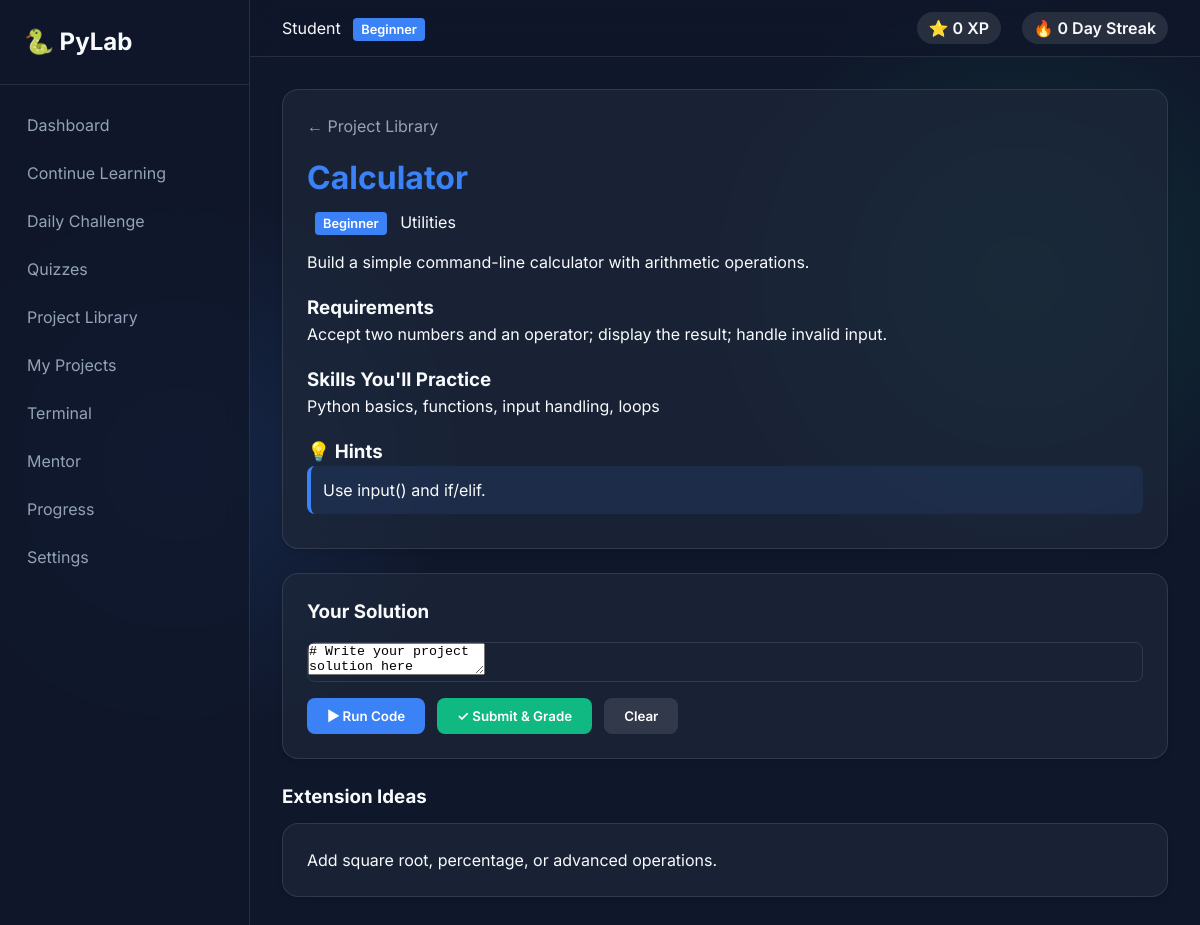
/project/calculator, run on the app's committed database.
### tables this page shows
CREATE TABLE projects (
                id INTEGER PRIMARY KEY AUTOINCREMENT,
                slug TEXT UNIQUE,
                name TEXT,
                difficulty TEXT,
                category TEXT,
                description TEXT,
                skills TEXT,
                requirements TEXT,
                learning_objectives TEXT,
                hints TEXT,
                test_cases TEXT,
                extension_ideas TEXT,
                expected_behavior TEXT,
                solution TEXT
            );

### routes/projects.py (the view)
@projects_bp.route("/project/<slug>", methods=["GET", "POST"])
def project_detail(slug):
    conn = get_connection()
    try:
        project = conn.execute("SELECT * FROM projects WHERE slug = ?", (slug,)).fetchone()
    finally:
        conn.close()
    if not project:
        return "Project not found", 404
    result = None
    execution = None
    if request.method == "POST":
        code = request.form.get("code", "")
        result = evaluate_project(project, code)
        execution = run_python_code(code)
    return render_template("project_detail.html", project=project, result=result, execution=execution)

### database/database.py (called while the page is built)
def get_connection():
    DB_PATH.parent.mkdir(parents=True, exist_ok=True)
    conn = sqlite3.connect(DB_PATH)
    conn.row_factory = sqlite3.Row
    return conn

### templates/project_detail.html (shortened to what this page needs)
{% extends 'base.html' %}
{% block content %}
<link rel="stylesheet" href="https://cdnjs.cloudflare.com/ajax/libs/codemirror/5.65.13/codemirror.min.css">
<link rel="stylesheet" href="https://cdnjs.cloudflare.com/ajax/libs/codemirror/5.65.13/theme/dracula.min.css">
<div class="project-layout">
    <div class="glass-panel info-section">
        <a href="{{ url_for('projects.project_library') }}" style="color:var(--text-muted);text-decoration:none;">← Project Library</a>
        <h1 style="color:var(--primary-color); margin:16px 0 8px;">{{ project.name }}</h1>
        <p><span class="badge">{{ project.difficulty }}</span> &nbsp; {{ project.category }}</p>
        <p style="margin-top:16px;">{{ project.description }}</p>
        <h3 style="margin-top:20px;">Requirements</h3>
        <p>{{ project.requirements }}</p>
        <h3 style="margin-top:20px;">Skills You'll Practice</h3>
        <p>{{ project.skills }}</p>
        <h3 style="margin-top:20px;">💡 Hints</h3>
        <p style="background:rgba(59,130,246,.1);padding:12px;border-radius:8px;border-left:4px solid var(--primary-color);">{{ project.hints }}</p>
    </div>
    <div class="glass-panel">
        <h3 style="margin-bottom:16px;">Your Solution</h3>
        <div class="editor-wrap">
            <textarea id="code-editor"># Write your project solution here
print("Hello from my project!")
</textarea>
        </div>
        <div style="display:flex; gap:12px; margin-top:16px; flex-wrap:wrap;">
            <button id="run-btn" class="btn btn-primary">▶ Run Code</button>
            <button id="submit-btn" class="btn btn-accent">✓ Submit & Grade</button>
            <button id="clear-btn" class="btn" style="background:rgba(255,255,255,.1);color:white;">Clear</button>
        </div>
    </div>
    <div>
        <h3 style="margin-bottom:12px;">Extension Ideas</h3>
        <div class="glass-panel">
            <p>{{ project.extension_ideas }}</p>
        </div>
    </div>
</div>
{% endblock %}

### templates/base.html (shortened to what this page needs)
<!DOCTYPE html>
<html lang="en">
<head>
    <link rel="stylesheet" href="{{ url_for('static', filename='css/main.css') }}">
</head>
<body>
    <div class="app-container">
        <aside class="sidebar">
            <div class="sidebar-header">
                <h2>🐍 PyLab</h2>
            </div>
            <nav class="sidebar-nav">
                <a href="{{ url_for('dashboard.dashboard_home') }}">Dashboard</a>
                <a href="{{ url_for('lessons.lesson_list') }}">Continue Learning</a>
                <a href="{{ url_for('challenges.challenge_home') }}">Daily Challenge</a>
                <a href="{{ url_for('quizzes.index') }}">Quizzes</a>
                <a href="{{ url_for('projects.project_library') }}">Project Library</a>
                <a href="{{ url_for('projects.workspace_home') }}">My Projects</a>
                <a href="{{ url_for('terminal.terminal_home') }}">Terminal</a>
                <a href="{{ url_for('mentor.mentor_home') }}">Mentor</a>
                <a href="{{ url_for('progress.progress_home') }}">Progress</a>
                <a href="{{ url_for('settings.settings_home') }}">Settings</a>
            </nav>
        </aside>
        <main class="main-content">
            <header class="topbar">
                <div class="user-info">
                    <span class="user-name">{{ user.username if user else 'Student' }}</span>
                    <span class="user-level badge">{{ user.level if user else 'Beginner' }}</span>
                </div>
                <div class="user-stats">
                    <span class="stat">⭐ {{ user.xp if user else 0 }} XP</span>
                    <span class="stat">🔥 {{ user.streak if user else 0 }} Day Streak</span>
                </div>
            </header>
            <div class="content-area">
                {% block content %}{% endblock %}
            </div>
        </main>
    </div>
</body>
</html>

### static/css/main.css (style rules this page uses)
:root { --bg-color: #0f172a; --panel-bg: rgba(30, 41, 59, 0.7); --panel-border: rgba(255, 255, 255, 0.1); --primary-color: #3b82f6; --accent-color: #10b981; --text-main: #f8fafc; --text-muted: #94a3b8; --sidebar-width: 250px; }
* { box-sizing: border-box; margin: 0; padding: 0; }
body { font-family: 'Inter', sans-serif; background-color: var(--bg-color); color: var(--text-main); line-height: 1.5; background-image: radial-gradient(circle at 15% 50%, rgba(59, 130, 246, 0.15), transparent 25%), radial-gradient(circle at 85% 30%, rgba(16, 185, 129, 0.15), transparent 25%); background-attachment: fixed; }
.app-container { display: flex; min-height: 100vh; }
.sidebar { width: var(--sidebar-width); background: rgba(15, 23, 42, 0.8); backdrop-filter: blur(12px); border-right: 1px solid var(--panel-border); display: flex; flex-direction: column; }
.sidebar-header { padding: 24px; border-bottom: 1px solid var(--panel-border); }
.sidebar-nav { padding: 16px 0; display: flex; flex-direction: column; }
.sidebar-nav a { color: var(--text-muted); text-decoration: none; padding: 12px 24px; transition: all 0.2s ease; border-left: 3px solid transparent; }
.main-content { flex: 1; display: flex; flex-direction: column; }
.topbar { display: flex; justify-content: space-between; align-items: center; padding: 16px 32px; background: rgba(15, 23, 42, 0.6); backdrop-filter: blur(12px); border-bottom: 1px solid var(--panel-border); }
.badge { background: var(--primary-color); color: white; padding: 4px 8px; border-radius: 4px; font-size: 0.8rem; font-weight: 600; margin-left: 8px; }
.user-stats .stat { margin-left: 16px; font-weight: 600; background: rgba(255, 255, 255, 0.1); padding: 6px 12px; border-radius: 16px; }
.content-area { padding: 32px; overflow-y: auto; }
.glass-panel { background: var(--panel-bg); backdrop-filter: blur(16px); border: 1px solid var(--panel-border); border-radius: 16px; padding: 24px; box-shadow: 0 4px 6px -1px rgba(0, 0, 0, 0.1), 0 2px 4px -1px rgba(0, 0, 0, 0.06); }
.btn { padding: 10px 20px; border: none; border-radius: 8px; font-weight: 600; cursor: pointer; transition: transform 0.1s, opacity 0.2s; font-family: inherit; }
.btn-primary { background: var(--primary-color); color: white; }
.btn-accent { background: var(--accent-color); color: white; }

### templates/project_detail.html (style rules this page uses)
.project-layout { display:flex; flex-direction:column; gap:24px; max-width:920px; margin:0 auto; }
.info-section p { margin-bottom:10px; }
.editor-wrap { border-radius:8px; overflow:hidden; border:1px solid var(--panel-border); }

### data on the page
projects: difficulty "Beginner", name "Calculator", category "Utilities", description "Build a simple command-line calculator with arithmetic operations.", requirements "Accept two numbers and an operator; display the result; handle invalid input.", skills "Python basics, functions, input handling, loops", hints "Use input() and if/elif.", extension_ideas "Add square root, percentage, or advanced operations."

### other printed values
{{ user.username if user else 'Student' }} "Student"
{{ user.xp if user else 0 }} "0"
{{ user.streak if user else 0 }} "0"
